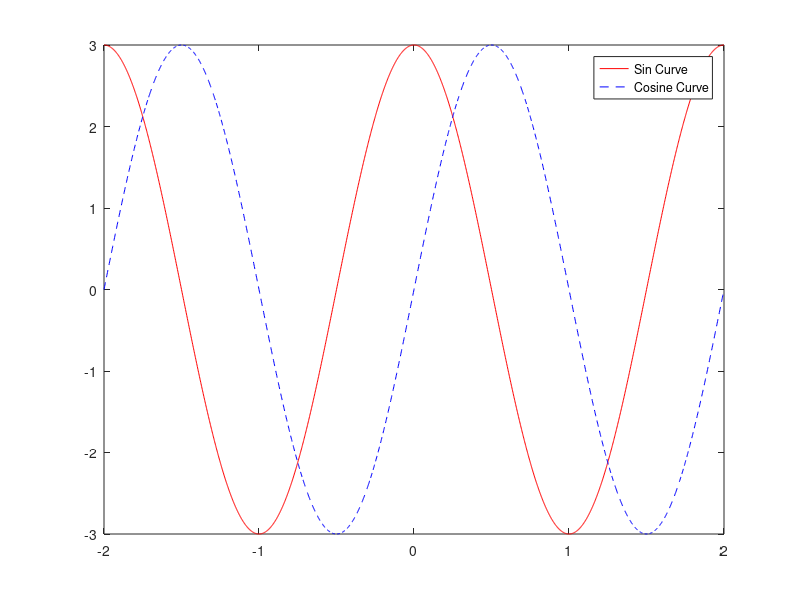

Source code (MATLAB):

t = [-2:0.002:2];
x = 3 * sin(pi * t);
y = 3 * cos(pi * t);

plot(t, y, 'r-', t, x, 'b--');
legend('Sin Curve', 'Cosine Curve');

